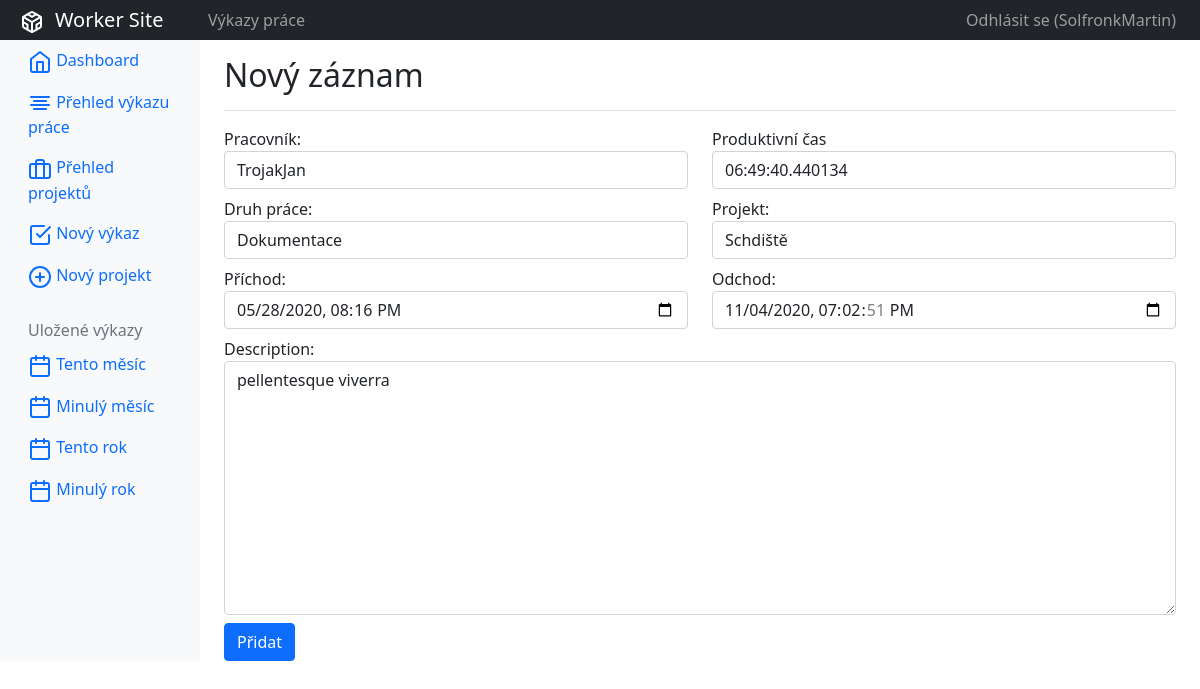
/report/copy/3/ (signed in), run on the app's committed database.
### accounts/models.py (models this page shows)
class CustomUser(AbstractUser):
    id = models.AutoField(primary_key=True, null=False)
    def __str__(self):
        return self.username

### work_report/models.py (models this page shows, shortened)
class WorkReport(models.Model):
    id = models.AutoField(primary_key=True, null=False)
    worker = models.ForeignKey(CustomUser, null=True,
                               on_delete=models.SET_NULL)
    description = models.TextField(null=False)
    arrival = models.DateTimeField(null=False)
    departure = models.DateTimeField(null=False)
    productive_time = models.DurationField(default=timedelta())
    type_of_work = models.ForeignKey(TypeOfWork, null=True,
                                     on_delete=models.SET_NULL)
    project = models.ForeignKey(Project, null=True, on_delete=models.SET_NULL)
    creat_time = models.DateTimeField(auto_now_add=True, null=False)
    edit_time = models.DateTimeField(auto_now=True)

### work_report/decorators.py (the view)
        def wrapper(request, *args, **kwargs):
            if len({gr.name for gr in request.user.groups.all()}.intersection(
                    allowed_groups)) != 0:
                return func(request, *args, **kwargs)
            else:
                return redirect('unauthorised-AR')

### templates/templatetags.py (called while the page is built)
@register.simple_tag(takes_context=False)
def current_year_filter():
    start_of_current_year = \
        date(datetime.today().year, 1, 1)
    return f'?worker=&project=&type_of_work=&start=' \
           f'{start_of_current_year}T12%3A00&end='

@register.simple_tag(takes_context=False)
def last_year_filter():
    start_of_current_year = \
        date(datetime.today().year, 1, 1)
    start_of_last_year = \
        start_of_current_year - dateutil.relativedelta.relativedelta(year=1)
    return f'?worker=&project=&type_of_work=&start=' \
           f'{start_of_last_year}T12%3A00&end={start_of_current_year}T12%3A00'

@register.simple_tag(takes_context=False)
def current_month_filter():
    start_of_current_month = \
        date(datetime.today().year, datetime.today().month, 1)
    return f'?worker=&project=&type_of_work=&start=' \
           f'{start_of_current_month}T12%3A00&end='

@register.simple_tag(takes_context=False)
def last_month_filter():
    start_of_current_month = \
        date(datetime.today().year, datetime.today().month, 1)
    start_of_last_month = \
        start_of_current_month - dateutil.relativedelta.relativedelta(months=1)
    return f'?worker=&project=&type_of_work=&start=' \
           f'{start_of_last_month}T12%3A00&end=' \
           f'{start_of_current_month}T12%3A00'

### work_report/models.py (called while the page is built)
    def __str__(self):
        if len(self.name) > 20:
            return self.name[:20 - 3] + '...'
        else:
            return self.name

    def __str__(self):
        if len(self.label) > 20:
            return self.label[:20 - 3] + '...'
        else:
            return self.label

### work_report/views.py (called while the page is built)
@login_required(login_url='login-AC')
@allowed_users(allowed_groups={'admin', 'worker'})
def copy_report(request, pk):
    report = models.WorkReport.objects.get(id=pk)
    form = forms.NewWorkReportForm(instance=report)
    if request.method == 'POST':
        logging.info('Post request:', request.POST)
        form = forms.NewWorkReportForm(request.POST)
        if form.is_valid():
            form.save()
            return redirect('report_list-WR')
    context = {'form': form, 'title': 'Nový záznam', }
    return render(request, 'work_report/new_report_form.html', context)

### templates/work_report/new_report_form.html (shortened to what this page needs)
{% extends 'shared/base.html' %}
{% load widget_tweaks %}
{% block content %}
    {% include 'work_report/components/left_bar.html' %}
    <main role="main" class="col-md-9 ml-sm-auto col-lg-10 pt-3 px-4">
        {% include 'work_report/components/header.html' %}
        <form method="post"> {% csrf_token %}
            <div class="row my-2">
                <div class="col">
                    {{ form.worker.label_tag }}
                    {% render_field form.worker class="form-control" %}
                </div>
                <div class="col">
                    {{ form.productive_time.label }}
                    <div style="display: flex">
                        {% render_field form.productive_time class="form-control" style="flex-direction: row" %}
                    </div>
                </div>
            </div>
            <div class="row my-2">
                <div class="col">
                    {{ form.type_of_work.label_tag }}
                    {% render_field form.type_of_work class="form-control" %}
                </div>
                <div class="col">
                    {{ form.project.label_tag }}
                    {% render_field form.project class="form-control" %}
                </div>
            </div>
            <div class="row my-2">
                <div class="col">
                    {{ form.arrival.label_tag }}
                    {% render_field form.arrival type="datetime-local" class="form-control" %}
                </div>
                <div class="col">
                    {{ form.departure.label_tag }}
                    {% render_field form.departure type="datetime-local" class="form-control" %}
                </div>
            </div>
            <div class="row my-2">
                <div class="col">
                    {{ form.description.label_tag }}
                    {% render_field form.description wors="3" class="form-control" %}
                </div>
            </div>
            <button type="submit" class="btn btn-primary">Přidat</button>
        </form>
    </main>
{% endblock content %}

### templates/shared/top_bar.html
<nav class="navbar navbar-dark sticky-top bg-dark navbar-expand-lg p-0">
    <div class="col-md-2 text-center">
        <a class="navbar-brand col-sm-3 col-md-2 mr-0 " href="{% url 'dashboard-WR' %}">
            <span data-feather="codesandbox"></span>&nbsp;&nbsp;Worker Site</a>
    </div>
    <div class="collapse navbar-collapse" id="navbarSupportedContent">
        <ul class="navbar-nav mr-auto">
            <li class="nav-item text-nowrap">
                <a class="nav-link" href="{% url 'dashboard-WR' %}">Výkazy práce</a>
            </li>
        </ul>
    </div>
    <ul class="navbar-nav px-3">
        <li class="nav-item text-nowrap">
            <a class="nav-link" href="{% url 'logout-AC' %}">Odhlásit se ({{ request.user }})</a>
        </li>
    </ul>
</nav>

### data on the page
CustomUser: user "SolfronkMartin"
WorkReport: worker "TrojakJan", productive_time "06:49:40.440134", type_of_work "Dokumentace", project "Schdiště", arrival "05/28/2020 20:16", departure "11/04/2020 19:02:51", description "pellentesque viverra"

### other printed values
{{ title|default:"" }} "Nový záznam"
